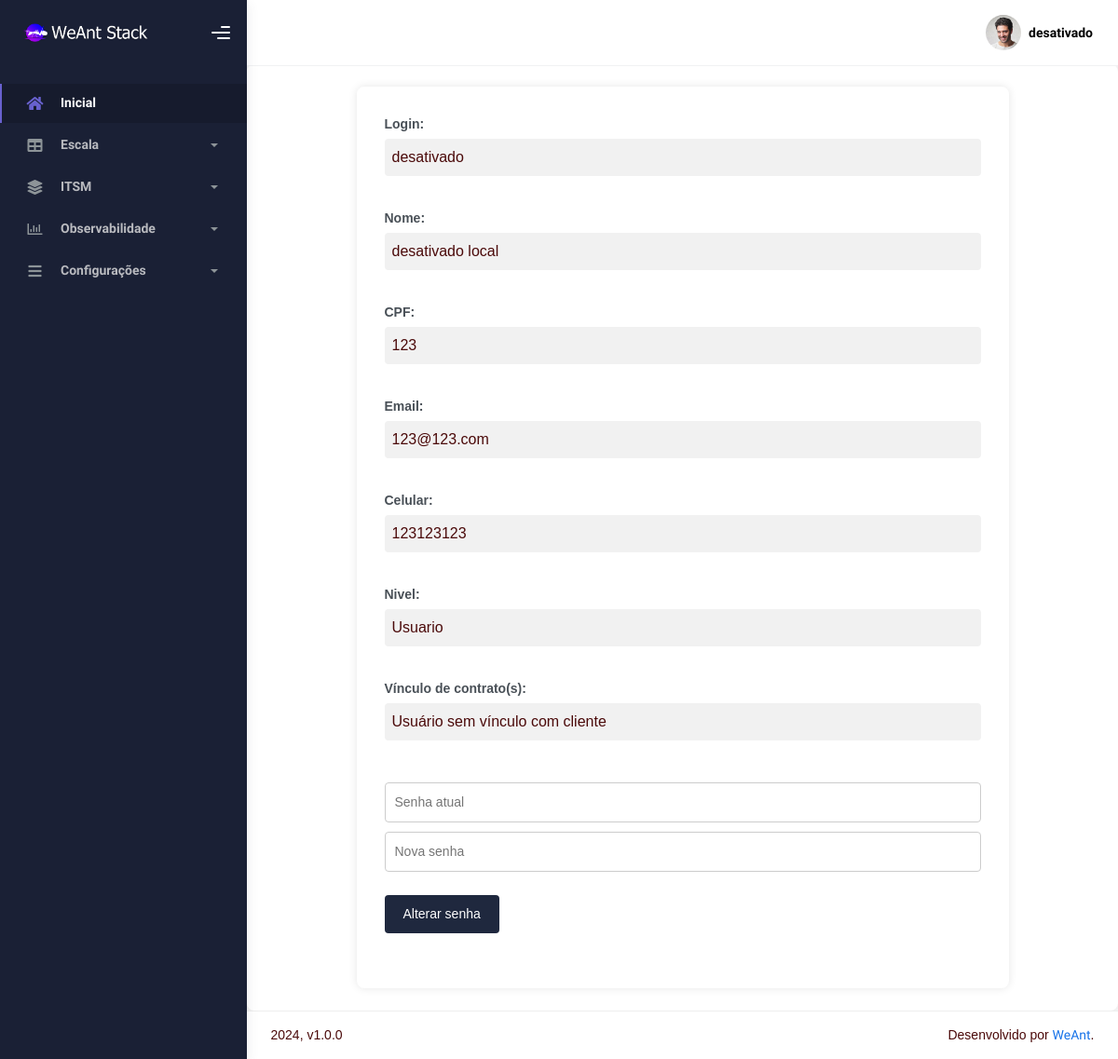
Page /meu_perfil.php (signed in) on the earlier database version.
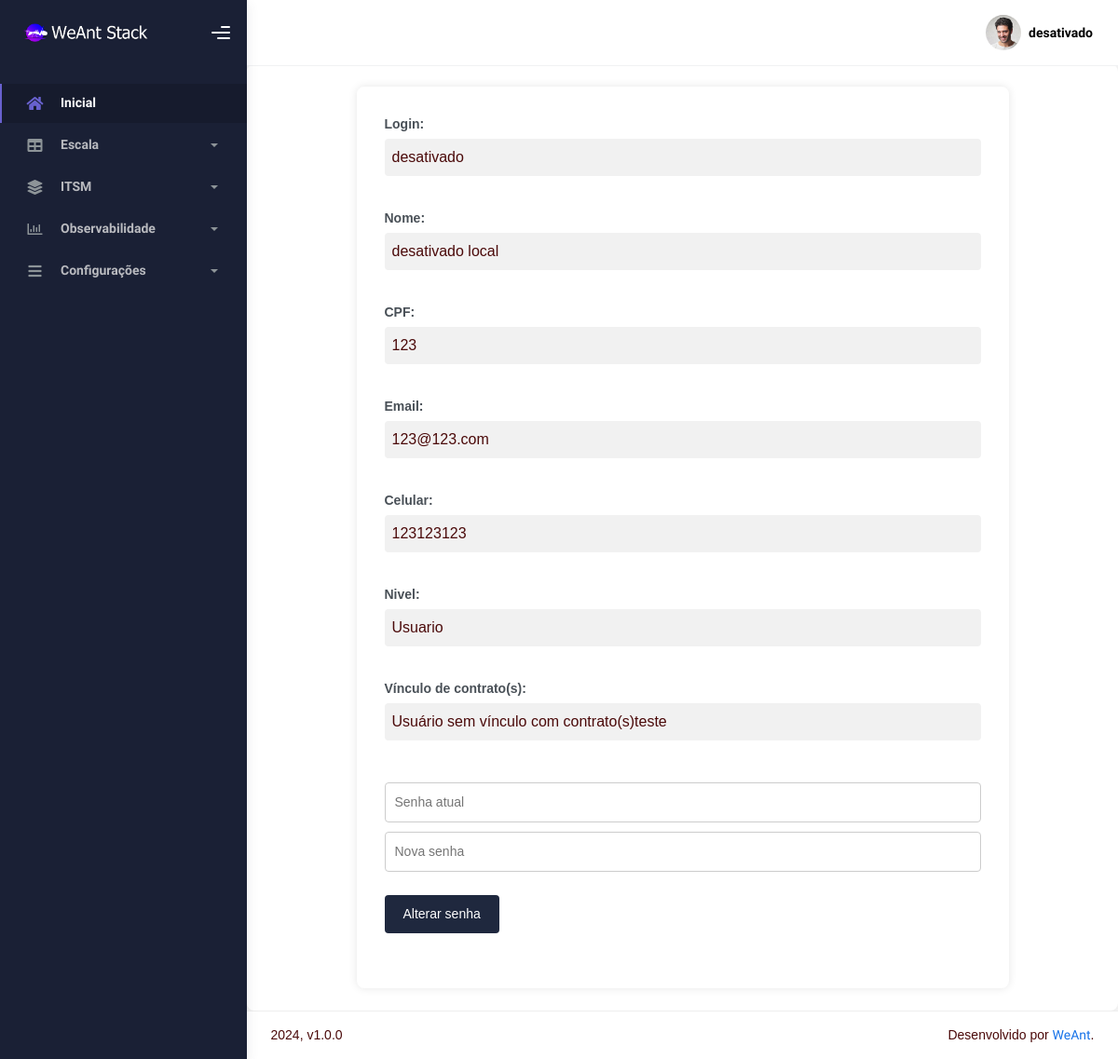
Same page on the later database version.
### tables this page shows
CREATE TABLE `relacao_cliente` (
  `id` int(11) NOT NULL,
  `id_usuario` int(11) NOT NULL,
  `id_contrato` int(11) NOT NULL,
  `id_cliente` int(11) NOT NULL
);

CREATE TABLE `contrato` (
  `id` int(11) NOT NULL,
  `nome` varchar(60) NOT NULL,
  `status` int(11) NOT NULL
);

### sec/sec_verifica.php (called while the page is built, shortened)
<?php
include "config.php";
$sqlc = "SELECT * FROM usuario WHERE id=" . $_SESSION['UsuarioID'];
  $query = $conn->query($sqlc);
    $dados = $query->fetch_assoc();
      $idlogado = $dados['id'];
?>

### meu_perfil.php (the view, shortened to what this page needs)
<?php
include "tudo_cima.php";
$sqlc = "SELECT * FROM usuario WHERE id='$idlogado'";
$result = $conn->query($sqlc);
$dados = $result->fetch_assoc();
$login = $dados["login"];
$nome = $dados["nome"];
$cpf = $dados["cpf"];
$telefone = $dados["telefone"];
$email = $dados["email"];
$pnivel = $dados["pnivel"];
?>
<div class="container">
  <div class="form-group">
    <label>Login:</label>
    <div><?php echo $login; ?></div>
  </div>
  <div class="form-group">
    <label>Nome:</label>
    <div><?php echo $nome; ?></div>
  </div>
  <div class="form-group">
    <label>CPF:</label>
    <div><?php echo $cpf; ?></div>
  </div>
  <div class="form-group">
    <label>Email:</label>
    <div><?php echo $email; ?></div>
  </div>
  <div class="form-group">
    <label>Celular:</label>
    <div><?php echo $telefone; ?></div>
  </div>
  <div class="form-group">
    <label>Nivel:</label>
    <div><?php echo $pnivel; ?></div>
  </div>
  <div class="form-group">
    <label>Vínculo de contrato(s):</label>
    <div>
      <?php
        $query_validacao_contrato = "SELECT * FROM relacao_cliente WHERE id_usuario = '$idlogado'";
        $resultado_validacao_contrato = $conn->query($query_validacao_contrato);
        if ($resultado_validacao_contrato->num_rows > 0){
            while($dados_validacao_contrato = $resultado_validacao_contrato->fetch_assoc()){
                $id_contrato_validacao_contrato = $dados_validacao_contrato['id_contrato'];
                $query_contrato = "SELECT * FROM contrato WHERE id = '$id_contrato_validacao_contrato'";
                $resultado_contrato = $conn->query($query_contrato);
                if ($resultado_contrato->num_rows > 0){
                    while ($dados_contrato = $resultado_contrato->fetch_assoc()) {
                        $nome_contrato = $dados_contrato['nome'];
                        echo "$nome_contrato </br>";
                    }
                } else {
                  echo "Usuário sem vínculo com contrato(s)";
              }
            }
        } else {
            echo "Usuário sem vínculo com cliente";
        }
      ?>
    </div>
  </div>
  <div class="form-group password-form">
    <form method="POST" action="sec/alterarsenha.php">
      <input type="pass" name="senhaatual" placeholder="Senha atual">
      <input type="pass" name="senhanova" placeholder="Nova senha">
      <button class="botao" type="submit">Alterar senha</button>
    </form>
  </div>
</div>
<?php
include "tudo_baixo.php";
?>

Differences in the rows shown:
added contrato: nome "teste"
Other differences:
text no longer shown: "Usuário sem vínculo com cliente"
